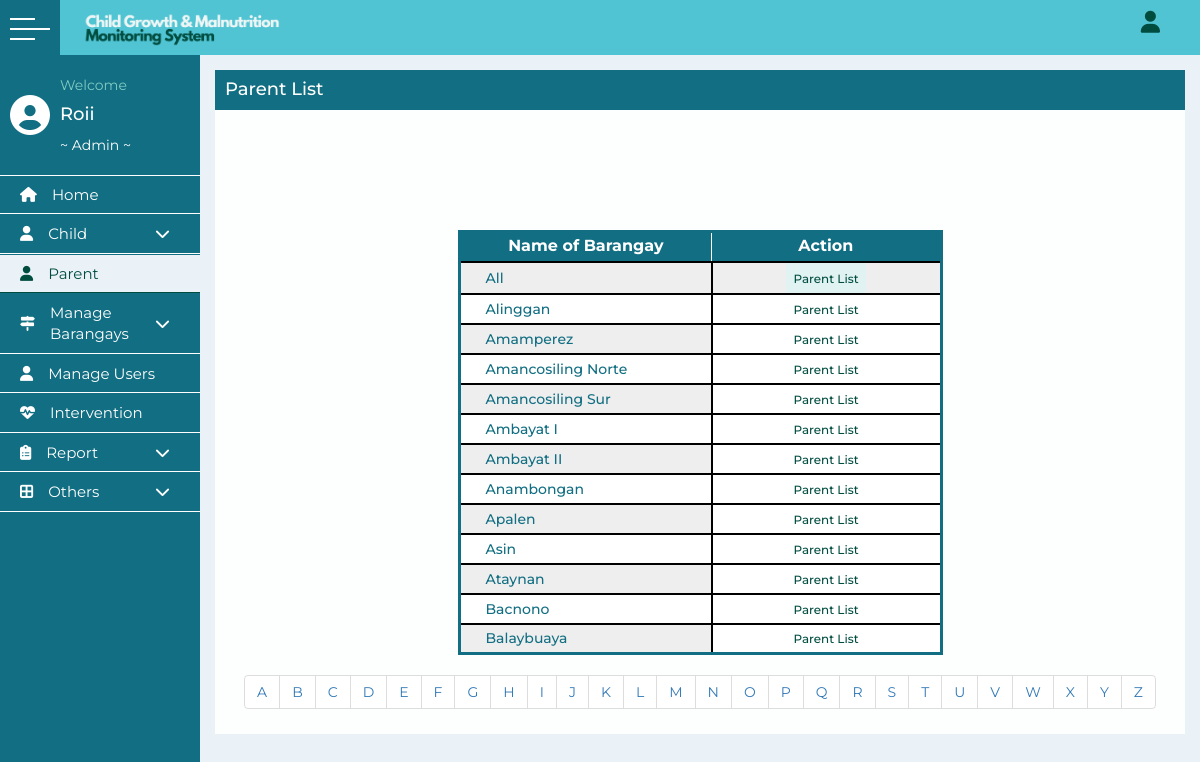
The page /parentlist.php (signed in) on the database its author committed.
### tables this page shows
CREATE TABLE `barangays` (
  `name` varchar(255) NOT NULL,
  `municipality` varchar(255) NOT NULL,
  `id` int(11) NOT NULL,
  `childcount` int(11) NOT NULL
);

### parentlist.php (the view, shortened to what this page needs)
<?php
include ("includes/config.php");
  if(isset($_GET["page"])){
    $page=$_GET["page"];
    $page=preg_replace('#[^a-z]#i', '', $page);
    $child_query = "SELECT * FROM barangays WHERE name LIKE '$page%' order by name";
  }
  else
  {
    $child_query = "SELECT * FROM barangays order by name LIMIT 0,12";
  }
  $results = mysqli_query($Connection, $child_query);
  $records = mysqli_num_rows($results);
include ('includes/header.php');
?>
      <main>
      <div class="container">
      <div class="graph">
        <div class="table-container">
          <div class="title-page">
            <h3>Parent List</h3>
          </div>
          <div class="table-list">
            <center>
            <table>
              <tr>
                <th>Name of Barangay</th>
                <th>Action</th>
              </tr>
              <?php
              if ($_SESSION['role']=='admin') {
                ?>
                <tr>
                  <td style="text-align: left;padding-left: 25px;">All</td>
                  <td><button type="" name="" onclick="document.location.href='parentlistname.php'"><small>Parent List</small></button></td>
                </tr>
                <?php
              }?>
              <tr>
                <?php
                  if (!empty($records)) {
                    while ($row = mysqli_fetch_array($results)) {
                    ?>
                <td style="text-align: left;padding-left: 25px;"><?php echo $row['name']; ?></td>
                <td style="font-size: 14px; background-color: white">
                  <?php if ($_SESSION['barangay']==$row['name'] or $_SESSION['role']=='admin') {
                ?>
                  <button style="<?php if ($i%2==0) {
                  ?>background-color: white; height:10%;<?php
                }?>" name="" onclick="document.location.href='parentlistname.php?brgy=<?php echo $row['id']; ?>'"><small>Parent List</small></button><?php
              }?>
              </td>
                </tr>
                <?php
                }
              }
                ?>
            </table>
            <?php
                $page=range('A','Z');
                echo '<ul class="pagination">';
                foreach ($page as $alphabet) {
                  echo '<li><a href="parentlist.php?page='.$alphabet.'">'.$alphabet.'</a></li>';
                }
                echo '</ul>';
        ?>
            </center>
          </div>
        </div>
      </div>
      </div>
    </main>
          </div>
</div>
</body>
</html>

### css/style.css (style rules this page uses)
* { margin: 0; padding: 0; list-style: none; box-sizing: border-box; text-decoration: none; font-family: 'Montserrat', sans-serif; }
.main_container .container { margin-top: 40px; width: calc(100% - 200px); margin-left: 200px; transition: all 0.3s ease; }
a { text-decoration: none; }
main { background: #EAF2F8; min-height: calc(100vh - 60px); }
.graph { margin-top:-20px; background-color: #FDFEFE; width: 100%; height: auto; }
.title-page { width: 100%; height: 40px; background-color: #126e82; margin-top: 50px; }
.title-page h3 { float: left; margin-top: 10px; margin-left: 10px; font-size: 18px; color: white; }
.table-list { margin-top: 120px; }
.table-list table { border-collapse: collapse; width: 50%; height: auto; }
.table-list table, td, th { border: 3px solid #126e82; font-size: 14px; text-align: center; }
.table-list table td { width: 200px; text-align: center; }
.table-list table th { height: 30px; background-color: #126e82; color: white; font-size: 16px; border: 1px solid; text-align: center; }
.table-list table td { font-size: 14px; height: 30px; color: #126e82; font-weight: 500; text-align: center; }
.table-list table tr:nth-child(even) { background-color: #eee; }
.table-list table tr:nth-child(odd) { background-color: #fff; }
.table-list table button { width: 80px; height: 30px; font-size: 14px; color: #004D40; background-color: #E0F2F1; font-weight: 450; border: none; }
.table-list-barangay table, td, th { border: 3px solid #126e82; font-size: 14px; text-align: center; }
.table-list-2 table, td, th { border: 3px solid #126e82; font-size: 18px; text-align: center; }
.table-list-2 table td, th { width: 400px; text-align: center; }
.table-list-child table, td, th { border: 3px solid #126e82; font-size: 14px; text-align: center; }
.table-child-growth table, td, th { border: 2px solid black; font-size: 16px; text-align: center; }
.table-child-report table, th, td { border: 2px solid black; }
.table-intervention table, td, th { border: 2px solid black; font-size: 16px; text-align: center; }

### rows shown on the page
barangays: name "Alinggan"
barangays: name "Amamperez"
barangays: name "Amancosiling Norte"
barangays: name "Amancosiling Sur"
barangays: name "Ambayat I"
barangays: name "Ambayat II"
barangays: name "Anambongan"
barangays: name "Apalen"
barangays: name "Asin"
barangays: name "Ataynan"
barangays: name "Bacnono", $row['id'] 10 (drawn)
barangays: name "Balaybuaya"

### other values the page prints
wordwrap($text, 12, "<br />\n") "Roii"
$_SESSION['role'] "Admin"
$alphabet "A"
$alphabet "B"
$alphabet "C"
$alphabet "D"
$alphabet "E"
$alphabet "F"
$alphabet "G"
$alphabet "H"
$alphabet "I"
$alphabet "J"
$alphabet "K"
$alphabet "L"
$alphabet "M"
